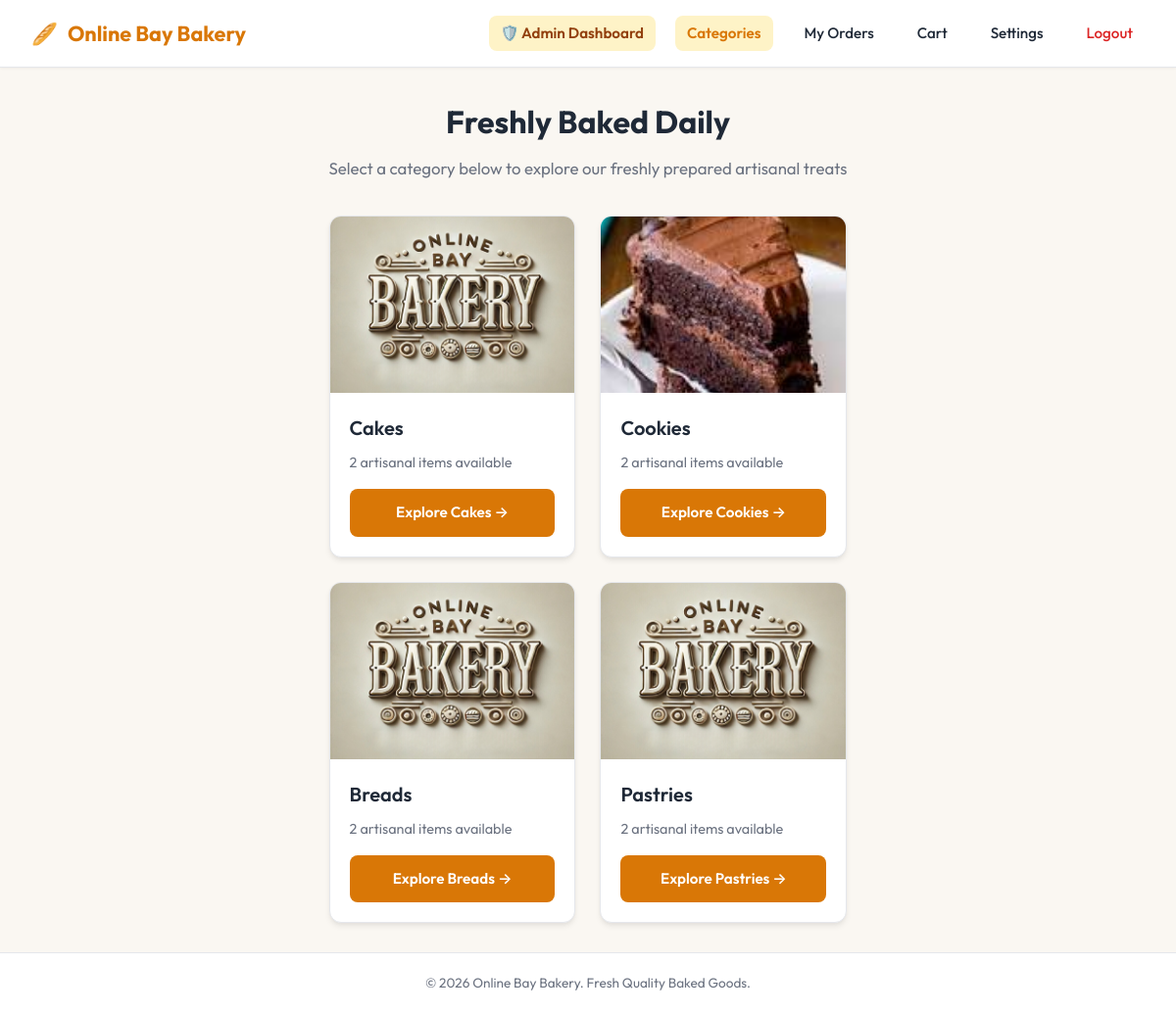
The page /products.php (signed in) on the database its author committed.
### tables this page shows
CREATE TABLE `categories` (
  `id` int(11) NOT NULL,
  `name` varchar(100) DEFAULT NULL,
  `image_path` varchar(255) DEFAULT NULL
);

### products.php (the view, shortened to what this page needs)
<?php
$conn = getDbConnection();
$sql = "SELECT categories.*, COUNT(products.id) as product_count
        FROM categories
        LEFT JOIN products ON categories.id = products.category_id
        GROUP BY categories.id";
$result = $conn->query($sql);
$default_images = [
    1 => 'images/cake.jpg',
    2 => 'images/chocolate_cake.jpg.jpeg',
    3 => 'images/img_0130.jpg',
    4 => 'images/cake.jpg',
];
$customer_id = (int)$_SESSION['customer_id'];
$cart_stmt = $conn->prepare("SELECT SUM(quantity) as total_qty FROM cart WHERE customer_id = ?");
$cart_stmt->bind_param("i", $customer_id);
$cart_stmt->execute();
$cart_res = $cart_stmt->get_result();
$cart_row = $cart_res->fetch_assoc();
$cart_count = $cart_row['total_qty'] ?? 0;
?>
<!DOCTYPE html>
<html lang="en">
<head>
    <link rel="stylesheet" href="style.css">
</head>
<body>
    <nav class="navbar">
        <a href="products.php" class="brand-logo">
            <span>🥖</span> Online Bay Bakery
        </a>
        <div class="nav-links">
            <?php if (isset($_SESSION['role']) && $_SESSION['role'] === 'admin'): ?>
                <a href="admin_dashboard.php" style="background:#fef3c7; color:#92400e; font-weight:600;">🛡️ Admin Dashboard</a>
            <?php endif; ?>
            <a href="products.php" class="active">Categories</a>
            <a href="my_orders.php">My Orders</a>
            <a href="view_cart.php">Cart <?php if ($cart_count > 0): ?><span style="background:var(--primary); color:white; padding:2px 7px; border-radius:10px; font-size:0.75rem;"><?php echo $cart_count; ?></span><?php endif; ?></a>
            <a href="account_settings.php">Settings</a>
            <a href="logout.php" class="btn-logout">Logout</a>
        </div>
    </nav>
    <div class="container">
        <div class="page-header">
            <h1>Freshly Baked Daily</h1>
            <p>Select a category below to explore our freshly prepared artisanal treats</p>
        </div>
        <div class="grid">
            <?php while ($row = $result->fetch_assoc()):
                $img = !empty($row['image_path']) && file_exists($row['image_path'])
                    ? $row['image_path']
                    : ($default_images[$row['id']] ?? 'images/cake.jpg');
            ?>
                <div class="card">
                    <img src="<?php echo htmlspecialchars($img); ?>" alt="<?php echo htmlspecialchars($row['name']); ?>" class="card-img">
                    <div class="card-body">
                        <h3 class="card-title"><?php echo htmlspecialchars($row['name']); ?></h3>
                        <p class="card-desc"><?php echo (int)$row['product_count']; ?> artisanal items available</p>
                        <a href="category.php?id=<?php echo (int)$row['id']; ?>" class="btn btn-primary">
                            Explore <?php echo htmlspecialchars($row['name']); ?> &rarr;
                        </a>
                    </div>
                </div>
            <?php endwhile; ?>
        </div>
    </div>
    <footer>
        <p>&copy; <?php echo date('Y'); ?> Online Bay Bakery. Fresh Quality Baked Goods.</p>
    </footer>
</body>
</html>

### style.css (style rules this page uses)
:root { --primary: #d97706; --primary-hover: #b45309; --primary-light: #fef3c7; --dark: #1f2937; --gray: #6b7280; --light-gray: #f3f4f6; --border: #e5e7eb; --bg: #faf7f2; --card-bg: #ffffff; --shadow: 0 4px 6px -1px rgba(0, 0, 0, 0.08), 0 2px 4px -1px rgba(0, 0, 0, 0.04); --shadow-lg: 0 10px 15px -3px rgba(0, 0, 0, 0.1), 0 4px 6px -2px rgba(0, 0, 0, 0.05); --radius: 12px; }
* { box-sizing: border-box; margin: 0; padding: 0; }
body { font-family: 'Outfit', -apple-system, BlinkMacSystemFont, "Segoe UI", Roboto, sans-serif; background-color: var(--bg); color: var(--dark); line-height: 1.6; min-height: 100vh; display: flex; flex-direction: column; }
.navbar { background: #ffffff; border-bottom: 1px solid var(--border); padding: 16px 32px; display: flex; justify-content: space-between; align-items: center; box-shadow: 0 1px 3px rgba(0,0,0,0.05); position: sticky; top: 0; z-index: 100; }
.brand-logo { display: flex; align-items: center; gap: 10px; text-decoration: none; font-size: 1.35rem; font-weight: 700; color: var(--primary); }
.nav-links { display: flex; align-items: center; gap: 20px; }
.nav-links a { text-decoration: none; color: var(--dark); font-weight: 500; font-size: 0.95rem; transition: color 0.2s; padding: 6px 12px; border-radius: 8px; }
.nav-links a.active { color: var(--primary); background: var(--primary-light); font-weight: 600; }
.btn-logout { color: #dc2626 !important; }
.container { max-width: 1100px; margin: 30px auto; padding: 0 20px; flex: 1; }
.page-header { text-align: center; margin-bottom: 35px; }
.page-header h1, .page-header h2 { font-size: 2rem; font-weight: 700; color: var(--dark); margin-bottom: 8px; }
.page-header p { color: var(--gray); font-size: 1.05rem; }
.grid { display: grid; grid-template-columns: repeat(auto-fill, minmax(250px, 1fr)); gap: 25px; }
.card { background: var(--card-bg); border-radius: var(--radius); overflow: hidden; box-shadow: var(--shadow); transition: transform 0.2s, box-shadow 0.2s; border: 1px solid var(--border); display: flex; flex-direction: column; }
.card-img { width: 100%; height: 180px; object-fit: cover; background-color: var(--light-gray); }
.card-body { padding: 20px; display: flex; flex-direction: column; flex: 1; }
.card-title { font-size: 1.25rem; font-weight: 600; color: var(--dark); margin-bottom: 8px; }
.card-desc { color: var(--gray); font-size: 0.9rem; margin-bottom: 15px; flex: 1; }
.btn { display: inline-flex; align-items: center; justify-content: center; gap: 8px; padding: 12px 20px; font-size: 0.95rem; font-weight: 600; border-radius: 8px; border: none; cursor: pointer; text-decoration: none; transition: background-color 0.2s, transform 0.1s; font-family: inherit; }
.btn-primary { background: var(--primary); color: #ffffff; width: 100%; }
footer { background: #ffffff; border-top: 1px solid var(--border); padding: 20px; text-align: center; font-size: 0.85rem; color: var(--gray); margin-top: auto; }

### rows shown on the page
categories: image_path (picture), name "Cakes", product_count "2"
categories: image_path (picture), name "Cookies", product_count "2"
categories: image_path (picture), name "Breads", product_count "2"
categories: image_path (picture), name "Pastries", product_count "2"
